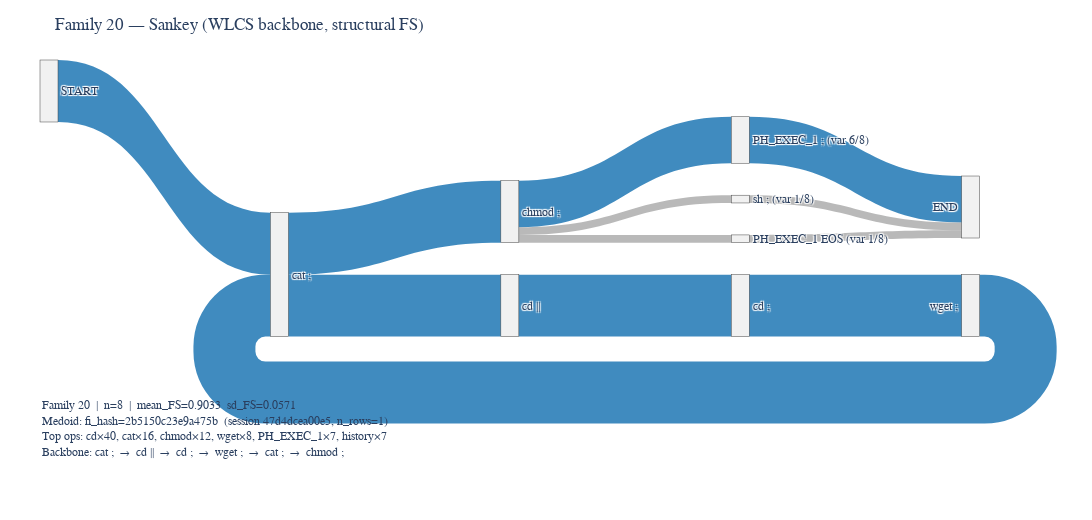

Source (notebook cell):
### Markdown cell above
## Step 8 - Sankey visualisation for a chosen FS family

To get an intuitive view of **how** commands vary within a single FS family,
we can draw a Sankey diagram for one `family_id`:

1. Select a family (`FAM`) and collect its `struct_tokens` from
   `family_members_df`.
2. Decode these into structured sequences for all member archetypes.
3. Use `sankey_from_family_enhanced` to build a flow diagram where:
   - the backbone path reflects a consensus sequence (WLCS backbone),
   - branches represent common variants at different positions,
   - edge widths indicate how often each variant occurs.

The printed `variant_detail` data gives a textual breakdown of the same
information (variants per “gap”), complementing the visualisation.

### Code cell
# Sankey visualisation for a chosen FS family

import json
from pprint import pprint

FAM = 20

# 1) Pull family members' structured tokens
rows = family_members_df.loc[
    family_members_df["family_id"] == FAM,
    "struct_tokens",
]
if rows.empty:
    avail = sorted(family_members_df["family_id"].unique().tolist())
    raise ValueError(
        f"No members for family {FAM}. "
        f"Available family_ids (first 20): {avail[:20]}"
    )

family_seqs = [parse_structured_tokens(json.loads(s)) for s in rows]

# 2) Metadata for caption from summaries + archetypes
meta_row = summ_df.loc[summ_df["family_id"] == FAM].iloc[0]
medoid_idx = int(meta_row["medoid_idx"])
med = archetypes.iloc[medoid_idx]

caption = {
    "family_id": FAM,
    "n_sessions": len(family_seqs),
    "mean_FS": meta_row["mean_FS"],
    "sd_FS": meta_row["sd_FS"],
    "medoid_fi_hash": med["fi_hash"],
    "medoid_session": med["session"],
    "medoid_n_rows": int(med["n_rows"]),
    "top_ops": meta_row["top_ops"],
}

# 3) Build and show Sankey
fig, backbone, stats = sankey_from_family_enhanced(
    family_seqs,
    backbone=None,  # use WLCS backbone
    title=f"Family {FAM} — Sankey (WLCS backbone, structural FS)",
    min_variant_support=0.10,
    topN_variants_per_gap=3,
    variant_label_mode="first",
    normalise_widths=False,
    caption=caption,
)
fig.show()

print("Variant details by gap (k=0 is START→B0):")
pprint(stats["variant_detail"])

### Figure 1 — Plotly figure (JSON) as saved in the notebook; plotly's stock layout.template omitted (floating-point values rounded to 4 significant figures)
{"data": [{"arrangement": "fixed", "link": {"color": ["rgba(31,119,180,0.85)", "rgba(31,119,180,0.85)", "rgba(31,119,180,0.85)", "rgba(31,119,180,0.85)", "rgba(31,119,180,0.85)", "rgba(31,119,180,0.85)", "rgba(31,119,180,0.85)", "rgba(31,119,180,0.85)", "rgba(128,128,128,0.55)", "rgba(128,128,128,0.55)", "rgba(128,128,128,0.55)", "rgba(128,128,128,0.55)"], "label": ["8/8", "8/8", "8/8", "8/8", "8/8", "8/8", "6/8", "", "1/8", "", "1/8", ""], "source": [0, 2, 3, 4, 5, 2, 6, 7, 6, 8, 6, 9], "target": [2, 3, 4, 5, 2, 6, 7, 1, 8, 1, 9, 1], "value": [8, 8, 8, 8, 8, 8, 6, 6, 1, 1, 1, 1]}, "node": {"color": "rgba(200,200,200,0.25)", "label": ["START", "END", "cat ;", "cd ||", "cd ;", "wget ;", "chmod ;", "PH_EXEC_1 ; (var 6/8)", "sh ; (var 1/8)", "PH_EXEC_1 EOS (var 1/8)"], "pad": 18, "thickness": 18}, "type": "sankey"}], "layout": {"margin": {"l": 40, "r": 40, "t": 60, "b": 120}, "annotations": [{"align": "left", "font": {"family": "monospace", "size": 12}, "showarrow": false, "text": "Family 20  |  n=8  |  mean_FS=0.9033  sd_FS=0.0571<br>Medoid: fi_hash=2b5150c23e9a475b  (session 47d4dcea00e5, n_rows=1)<br>Top ops: cd×40, cat×16, chmod×12, wget×8, PH_EXEC_1×7, history×7<br>Backbone: cat ;  →  cd ||  →  cd ;  →  wget ;  →  cat ;  →  chmod ;", "x": 0.0, "xref": "paper", "y": -0.18, "yref": "paper"}], "font": {"family": "monospace", "size": 12}, "title": {"text": "Family 20 — Sankey (WLCS backbone, structural FS)"}, "width": 1100, "height": 520}}
